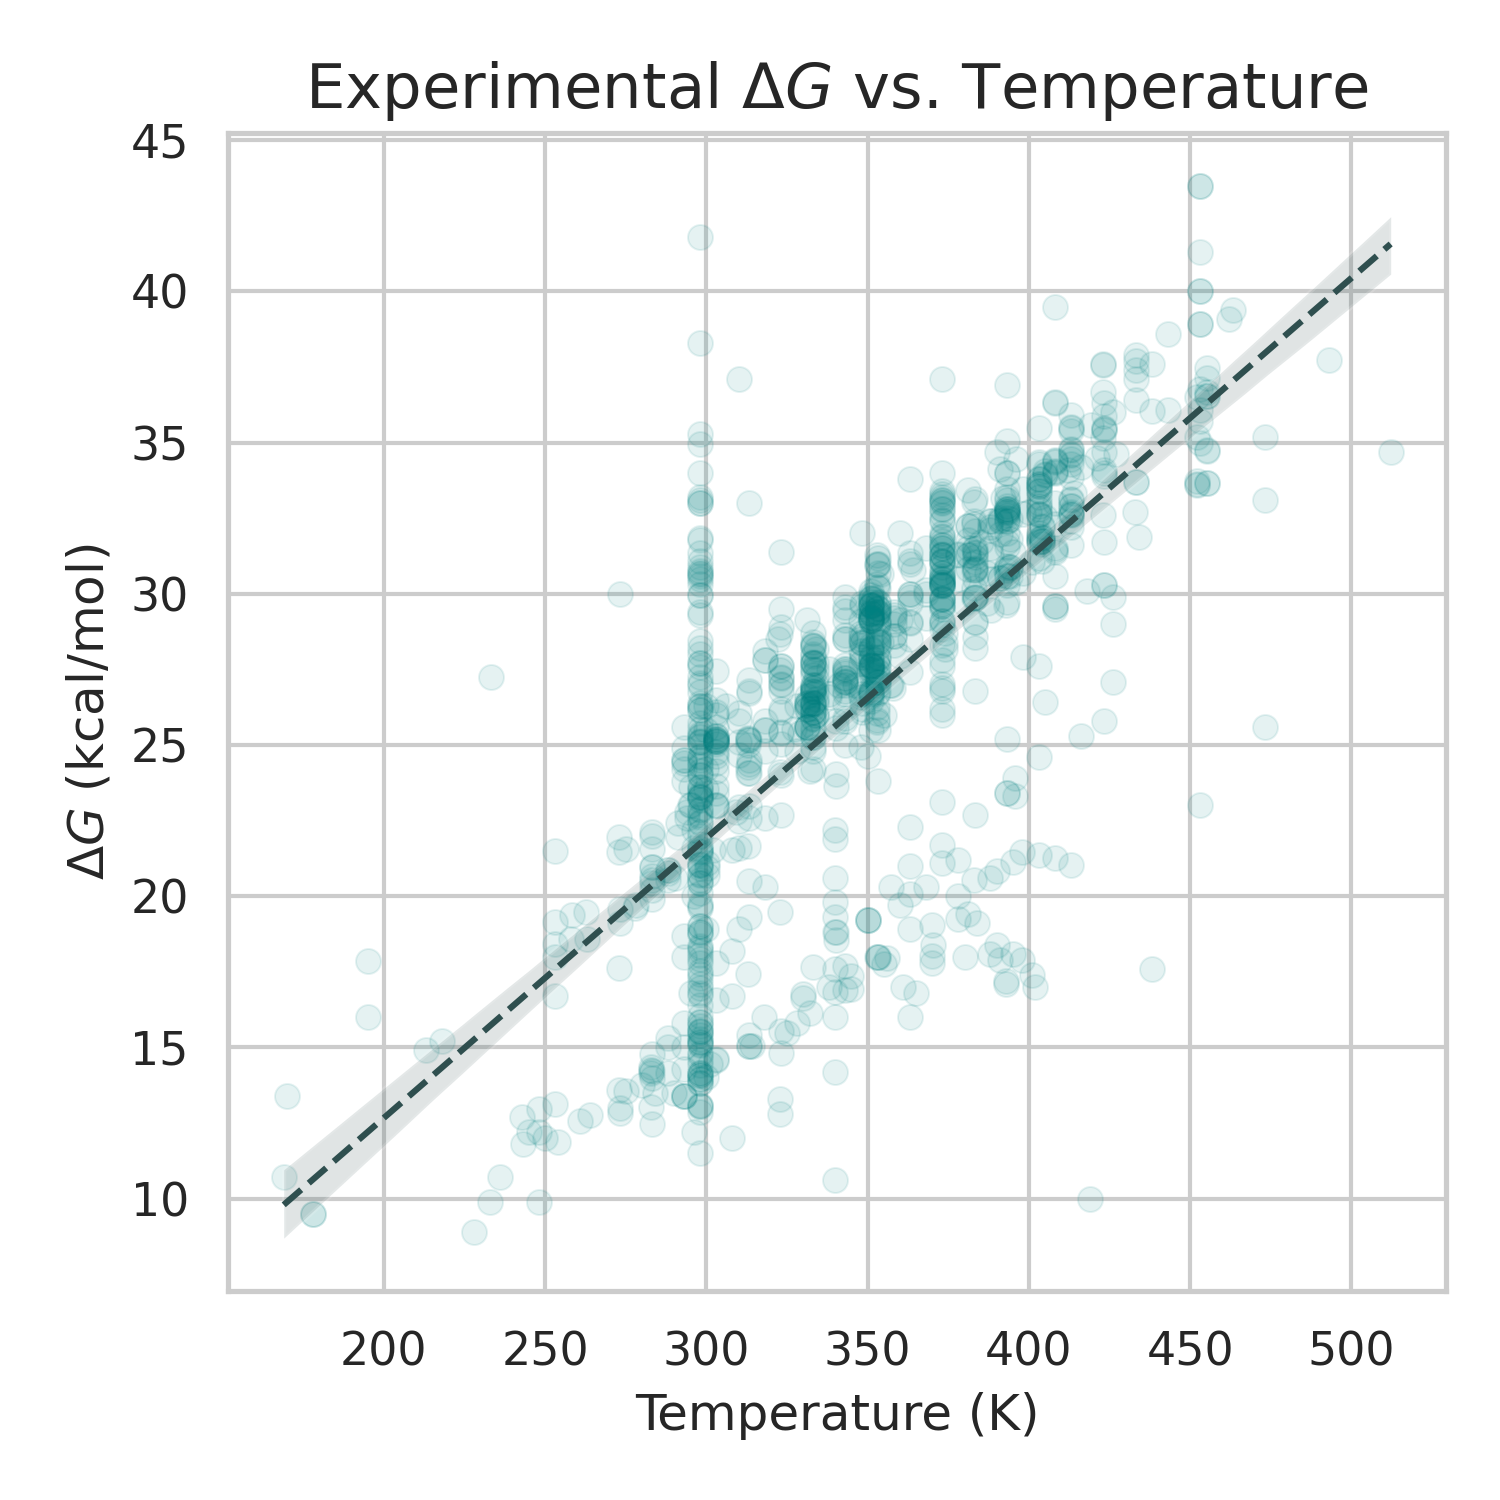

Write the Python code that produced this figure.
import pandas as pd
import matplotlib.pyplot as plt
import seaborn as sns

# Load data
df = pd.read_csv("data.csv")

# Set the visual style to match your previous plots
sns.set_theme(style="whitegrid")

plt.figure(figsize=(5, 5))

# Use scatterplot with alpha to handle overlapping points (200-1000 points)
sns.scatterplot(
    data=df, 
    x="T", 
    y="ΔG(kcal/mol)", 
    color="teal", 
    alpha=0.1, 
    edgecolor=None
)

# Add a trend line to show the general relationship between T and ΔG
sns.regplot(
    data=df, 
    x="T", 
    y="ΔG(kcal/mol)", 
    scatter=False, 
    color="darkslategrey", 
    line_kws={"linestyle": "--", "linewidth": 1.5}
)

# Refine labels and title
plt.title(r"Experimental $\Delta G$ vs. Temperature", fontsize=15)
plt.xlabel("Temperature (K)", fontsize=12)
plt.ylabel(r"$\Delta G$ (kcal/mol)", fontsize=12)

# Tighten layout and save/show
plt.tight_layout()
plt.savefig("analytics.png", dpi=300)
